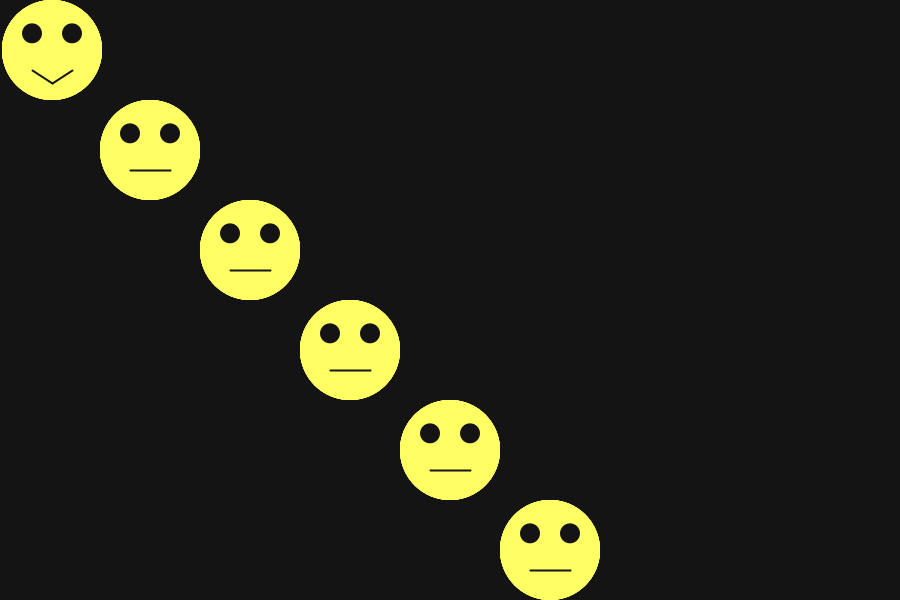
Frame 1 (no input)
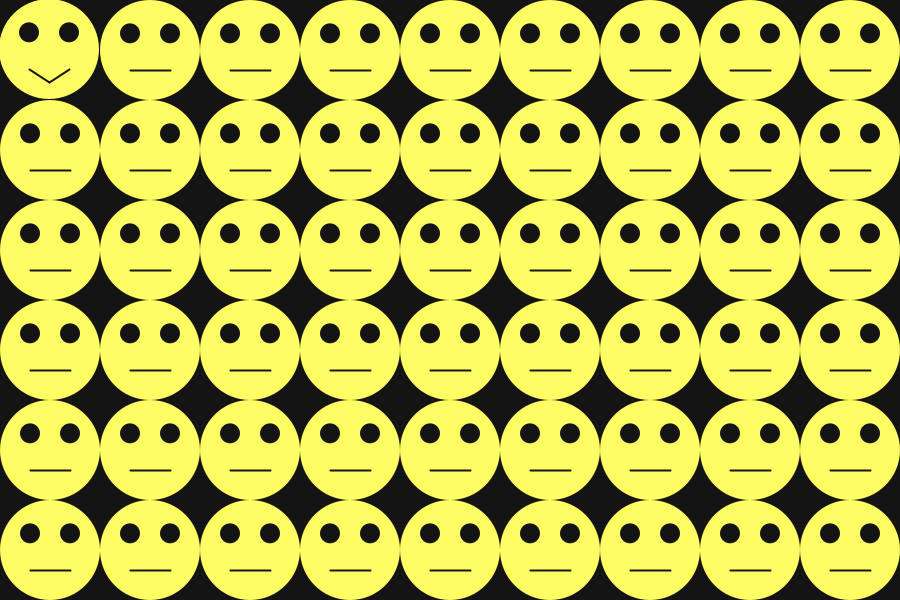
Frame 60 (the mouse pressed at the canvas centre just before this capture)
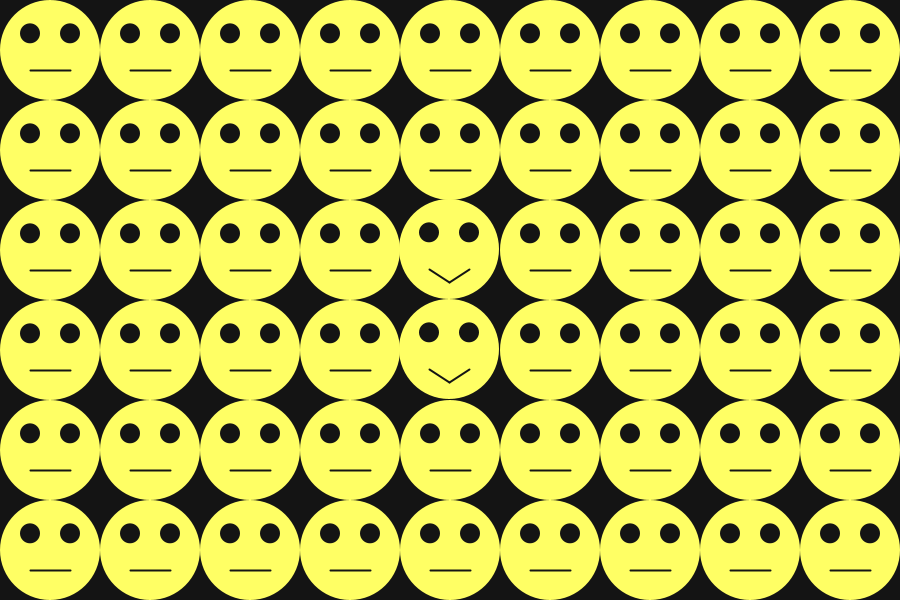
Frame 120 (the mouse held since frame 60 and released just before this capture)

The Processing sketch that drew these frames (run headless with seeded random() and noise(); from frame 60 on, the mouse is pressed at the canvas centre):

// Processing sketch: processing_138840
// ── processing_138840.pde

int i,j;
int k;
Face[] faces = new Face[9*6];
//Face test;

void setup(){
//  background(20);
  size(900,600);
  for(j=0;j<6;j+=1){ //y
    for(i=0;i<9;i+=1){ //x
      k=i+j*9;
      faces[k]= new Face(i*100+50,j*100+50,100);
    }
  }
//  test = new Face(100,100,100);
}

void draw(){
  background(20);
  for(j=0;j<6;j+=1){ //y
    for(i=0;i<9;i+=1){ //x
      k=i+j*9;
      faces[k].cursorOn();
      faces[k].display();
    }
  }
//  test.cursorOn();
//  test.display();
}

class Face{
  int counter=0;
  int displaceX=0;
  int displaceY=0;
  float restX, restY;
  float x, y;
  float diameter;
  int on=0;
  
  Face(float initialX, float initialY, int initialDiameter){
    x=initialX;
    restX=initialX;
    y=initialX;
    restY=initialY;
    diameter=initialDiameter;
  }
  void display(){
    counter++;
    if(counter==3){
      counter=0;
    }
    if(on==1){
      if(counter==1){
        displaceX=2;
      }
      else if(counter==2){
        displaceY=2;
      }
      else{
        displaceX=displaceY=-1;
      }
    }
    noStroke();
    fill(255,255,100);
    ellipse(x+displaceX,y+displaceY,diameter,diameter);
    fill(20);
    ellipse(x-diameter/5+displaceX,y-diameter/6+displaceY,diameter/5,diameter/5);
    ellipse(x+diameter/5+displaceX,y-diameter/6+displaceY,diameter/5,diameter/5);
    stroke(20);
    strokeWeight(2);
    if(on==0){
      line(x-diameter/5,y+diameter/5,x+diameter/5,y+diameter/5);
    }
    else{
      line(x-diameter/5+displaceX,y+diameter/5+displaceY,x+displaceX,y+diameter/3+displaceY);
      line(x+diameter/5+displaceX,y+diameter/5+displaceY,x+displaceX,y+diameter/3+displaceY);
    }
    displaceX=0;
    displaceY=0;
    x=restX;
    y=restY;

  }
  void cursorOn(){
    if(mouseX>=x-diameter/2 && mouseX<=x+diameter/2 && mouseY>=y-diameter/2 && mouseY<=y+diameter/2){
      on=1;
    }
    else{
      on=0;
    }
  }
}
